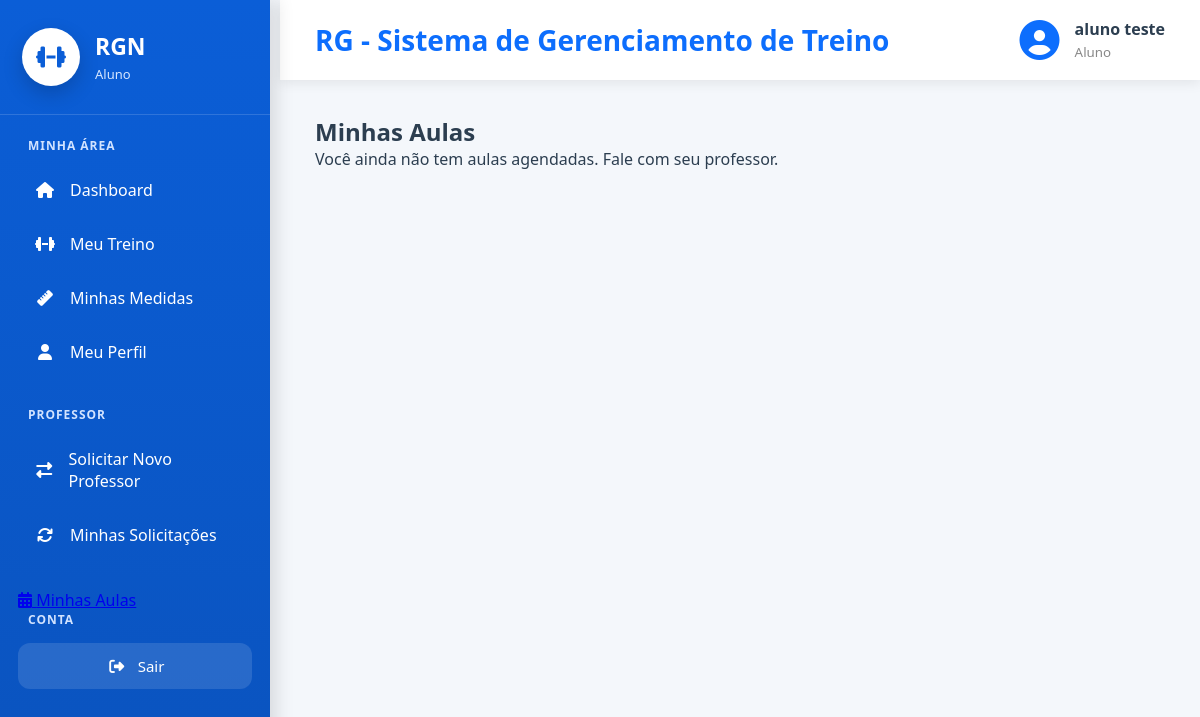
Page /agenda/minha-agenda/aluno/ (signed in) on the earlier database version.
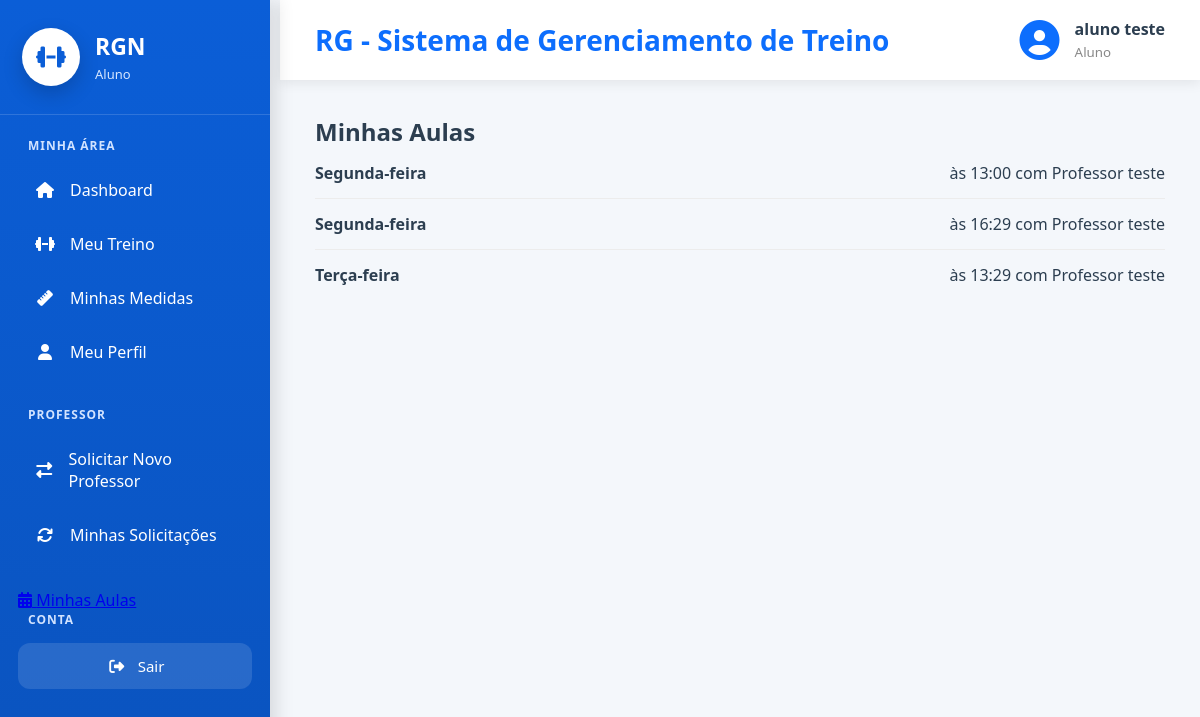
Same page on the later database version.
### agenda/models.py (models this page shows, shortened)
class HorarioAula(Auditoria):
    DIA_CHOICES = [
        (1, 'Segunda-feira'),
        (2, 'Terça-feira'),
        (3, 'Quarta-feira'),
        (4, 'Quinta-feira'),
        (5, 'Sexta-feira'),
        (6, 'Sábado'),
        (7, 'Domingo'),
    ]
    aluno = models.ForeignKey(Pessoa, on_delete=models.CASCADE, related_name="horarios_aluno", limit_choices_to={"tipo": "ALUNO"})
    professor = models.ForeignKey(Pessoa, on_delete=models.CASCADE, related_name="horarios_professor", limit_choices_to={"tipo": "PROFESSOR"})
    dia_semana = models.IntegerField(choices=DIA_CHOICES, verbose_name="Dia da semana")
    horario = models.TimeField(verbose_name="Horário")
    class Meta:
        ordering = ["dia_semana", "horario"]
        unique_together = ("professor", "dia_semana", "horario")  # trava no banco também

### cadastros/models.py (models this page shows, shortened)
class Auditoria(models.Model):
    cadastrado_em = models.DateTimeField(auto_now_add=True, verbose_name="Cadastrado em")
    atualizado_em = models.DateTimeField(auto_now=True, verbose_name="Atualizado em")
    class Meta:
        abstract = True

class Pessoa(Auditoria):
    TIPO_CHOICES = [
        ('ALUNO', 'Aluno'),
        ('PROFESSOR', 'Professor')
    ]
    SEXO_CHOICES = [
        ('M', 'Masculino'),
        ('F', 'Feminino'),
        ('O', 'Outro'),
    ]
    NIVEL_CHOICES = [
        (1, 'Iniciante'),
        (2, 'Intermediário'),
        (3, 'Avançado'),
    ]
    tipo = models.CharField(max_length=20, choices=TIPO_CHOICES, verbose_name="Tipo de Pessoa")
    nome = models.CharField(max_length=50, verbose_name="Nome")
    idade = models.IntegerField(verbose_name="Idade", null=True, blank=True)
    cpf = models.CharField(max_length=11, unique=True, verbose_name="CPF")
    telefone = models.CharField(max_length=15, verbose_name="Telefone")
    objetivo = models.TextField(verbose_name="Objetivo", null=True, blank=True)
    sexo = models.CharField(max_length=20, choices=SEXO_CHOICES, verbose_name="Sexo", null=True, blank=True)
    nivel = models.IntegerField(choices=NIVEL_CHOICES, verbose_name="Nível", null=True, blank=True)
    cidade = models.ForeignKey(Cidade, on_delete=models.PROTECT)
    professor = models.ForeignKey("self", on_delete=models.PROTECT, related_name="alunos", limit_choices_to={"tipo": "PROFESSOR"}, null=True, blank=True)
    usuario = models.OneToOneField("auth.User", on_delete=models.CASCADE, related_name="pessoa_usuario")

### agenda/views.py (the view)
# urls.py: path('minha-agenda/aluno/', AgendaAlunoList.as_view(), name="minha-agenda-aluno"),
class AgendaAlunoList(LoginRequiredMixin, GroupRequiredMixin, ListView):
    model = HorarioAula
    template_name = 'agenda/agenda_aluno.html'
    context_object_name = 'horarios'
    group_required = ["Aluno"]
    def get_queryset(self):
        return HorarioAula.objects.filter(
            aluno=self.request.user.pessoa_usuario
        ).select_related('professor')

### agenda/templates/agenda/agenda_aluno.html
{% extends 'modelo.html' %}
{% block main %}
<h2>Minhas Aulas</h2>
{% for h in horarios %}
<div class="linha">
    <strong>{{ h.get_dia_semana_display }}</strong>
    às {{ h.horario|time:"H:i" }}
    com {{ h.professor.nome }}
</div>
{% empty %}
<p>Você ainda não tem aulas agendadas. Fale com seu professor.</p>
{% endfor %}
{% endblock %}

Differences in the rows shown:
added HorarioAula: dia_semana "Segunda-feira", horario "13:00", professor.nome "Professor teste"
added HorarioAula: dia_semana "Segunda-feira", horario "16:29", professor.nome "Professor teste"
added HorarioAula: dia_semana "Terça-feira", horario "13:29", professor.nome "Professor teste"
Other differences:
text no longer shown: "Você ainda não tem aulas agendadas. Fale com seu professor."
